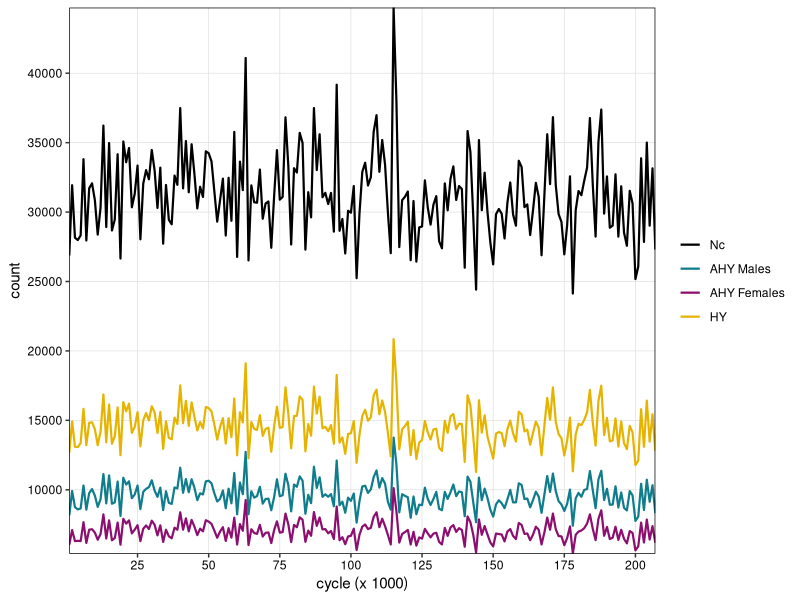
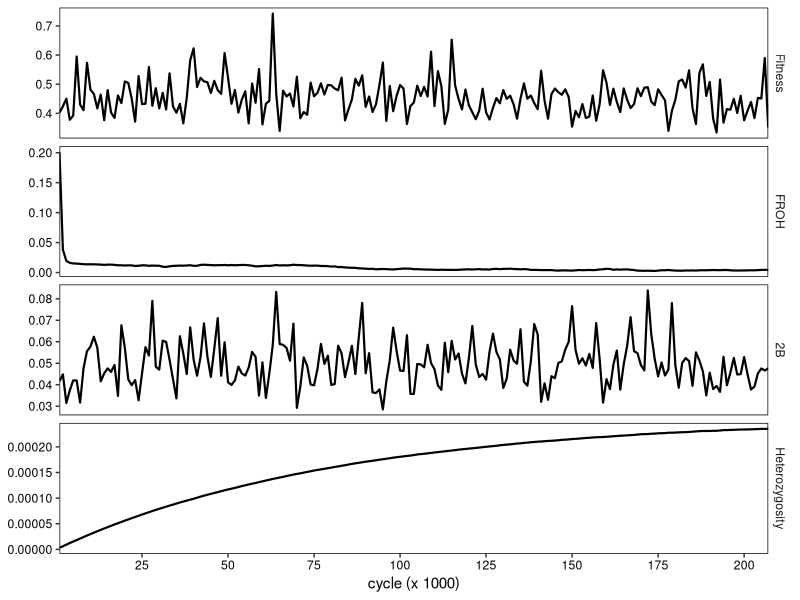

R code for these plots, in order:
## ---- chunk 1
knitr::opts_chunk$set(echo = TRUE)
library(ggplot2)
library(reshape2)
library(dplyr)
library(tidyverse)
## ---- chunk 2
setwd("~/Desktop/KIWA_CONS/data/slim/burnin/")
BI_31250 <- read.csv("burnin_31250_results.txt")
BI_31250$Nhy <- (BI_31250$N-(BI_31250$Nm+BI_31250$Nf))
BI_31250$B2 <- (BI_31250$B)*2

#Demography
BI_31250_dem <- BI_31250 %>%
  select(cycle, N, Nm, Nf, Nhy) %>%
  melt(id = "cycle") %>%
  mutate(variable = recode(variable,
                           N="Nc",
                           Nm="AHY Males",
                           Nf="AHY Females",
                           Nhy="HY"))

#Genetics
BI_31250_gen <- BI_31250 %>%
  select(cycle, mean_fitness, mean_froh, B2, het) %>%
  melt(id = "cycle") %>%
  mutate(variable = recode(variable,
                           mean_fitness="Fitness",
                           mean_froh="FROH",
                           B2="2B",
                           het="Heterozygosity"))
## ---- chunk 3

#Demography
ggplot(BI_31250_dem, aes(x=cycle/1000, y=value, color=variable)) + 
  geom_line(linewidth=0.75) +
  scale_color_manual(values=c("black", "#0F7D8C", "#8C0F6F","#E6B400")) +
  scale_x_continuous(expand=c(0,0), breaks = seq(0,300, by =25)) +
  scale_y_continuous(expand=c(0,0), breaks=seq(0,max(BI_31250_dem$value), by=5000)) +
  ylab("count") +
  xlab("cycle (x 1000)") +
  theme(
    panel.background = element_blank(),
    panel.border = element_rect(color="black", fill=NA),
    panel.grid.major= element_line(color = "#E0E0E0", linewidth = 0.25),
    legend.title = element_blank(),
    legend.key = element_blank(),
    axis.text = element_text(color="black")
  )

#Genetics
ggplot(BI_31250_gen, aes(x=cycle/1000, y=value)) + 
  geom_line(linewidth=0.75, color="black") +
  facet_wrap(~variable, ncol=1, nrow=4, scales="free_y", strip.position = "right") +
  scale_x_continuous(expand=c(0,0), breaks = seq(0,300, by =25)) +
  ylab(NULL) +
  xlab("cycle (x 1000)") +
  theme(
    strip.background = element_blank(),
    panel.background = element_blank(),
    panel.border = element_rect(color="black", fill=NA),
    legend.position = "none",
    axis.text = element_text(color="black")
  )
